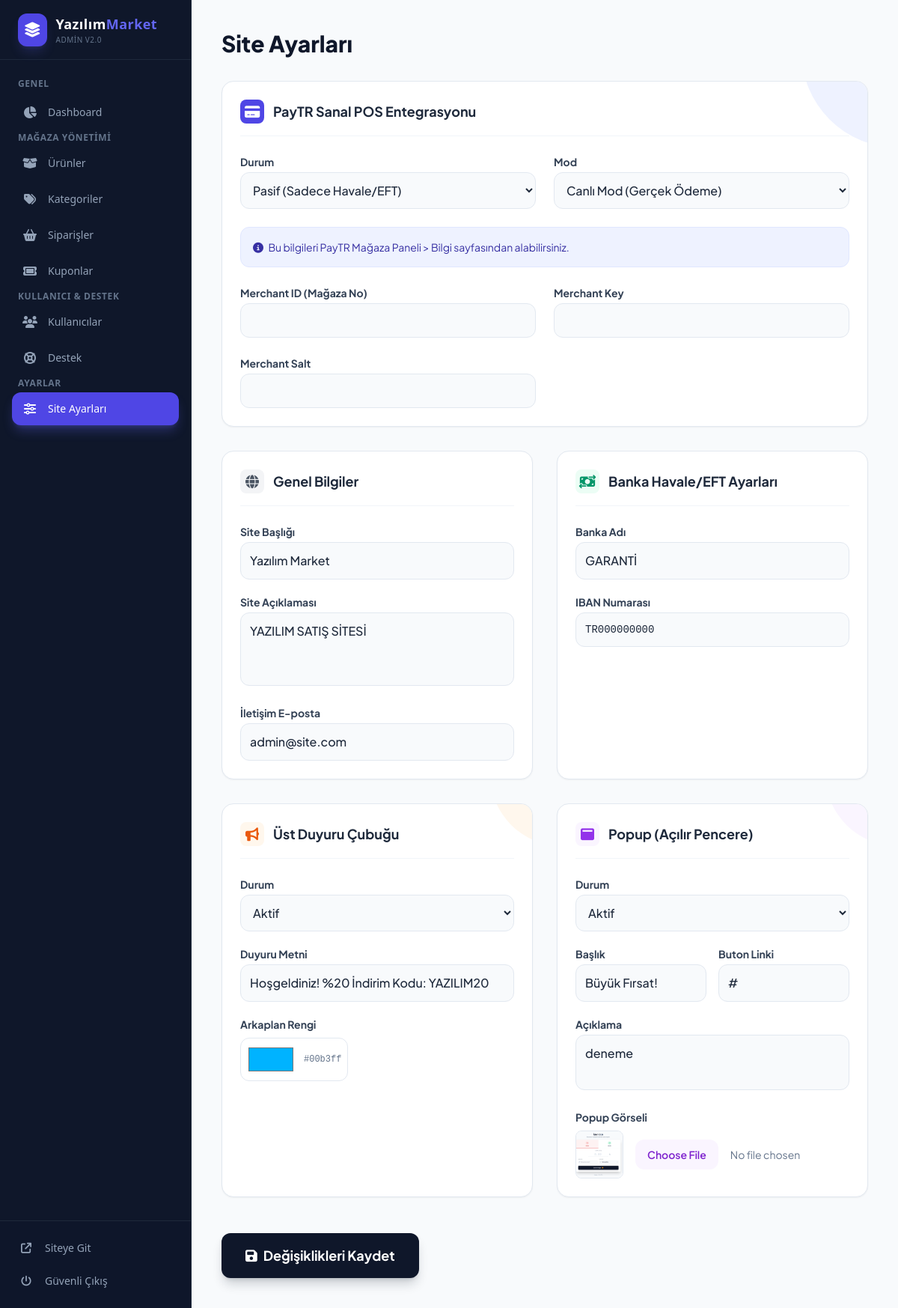
The page /admin/ayarlar.php (signed in) on the database its author committed.
### tables this page shows
CREATE TABLE `settings` (
  `id` int NOT NULL,
  `site_title` varchar(255) DEFAULT 'Yazılım Market',
  `site_desc` text,
  `contact_email` varchar(100) DEFAULT NULL,
  `iban_number` varchar(50) DEFAULT NULL,
  `bank_name` varchar(100) DEFAULT NULL,
  `topbar_status` tinyint(1) DEFAULT '0',
  `topbar_text` varchar(255) DEFAULT NULL,
  `topbar_color` varchar(20) DEFAULT '#000000',
  `popup_status` tinyint(1) DEFAULT '0',
  `popup_title` varchar(255) DEFAULT NULL,
  `popup_text` text,
  `popup_link` varchar(255) DEFAULT NULL,
  `popup_image` varchar(255) DEFAULT NULL
);

### admin/ayarlar.php (the view, shortened to what this page needs)
<?php
require_once '../inc/db.php';
$settings = $pdo->query("SELECT * FROM settings WHERE id=1")->fetch(PDO::FETCH_ASSOC);
?>
<!DOCTYPE html>
<html lang="tr">
<head>
    <script src="https://cdn.tailwindcss.com"></script>
    <link rel="stylesheet" href="https://cdnjs.cloudflare.com/ajax/libs/font-awesome/6.4.0/css/all.min.css">
</head>
<body class="bg-slate-50 text-slate-800">
<?php require_once 'sidebar.php'; ?>
<div class="md:ml-64 transition-all duration-300">
    <div class="p-6 md:p-10 max-w-7xl mx-auto">
        <div class="flex items-center justify-between mb-8">
            <h1 class="text-3xl font-extrabold text-slate-900">Site Ayarları</h1>
        </div>
        <form method="POST" enctype="multipart/form-data" class="space-y-8">
            <div class="bg-white p-6 rounded-2xl shadow-sm border border-slate-200 relative overflow-hidden">
                <div class="absolute top-0 right-0 w-32 h-32 bg-indigo-50 rounded-bl-full -mr-10 -mt-10"></div>
                <h3 class="text-lg font-bold mb-6 text-slate-800 flex items-center gap-3 pb-4 border-b border-slate-100 relative z-10">
                    <div class="w-8 h-8 rounded-lg bg-indigo-600 text-white flex items-center justify-center"><i class="fa-solid fa-credit-card"></i></div>
                    PayTR Sanal POS Entegrasyonu
                </h3>
                <div class="grid grid-cols-1 md:grid-cols-2 gap-6 relative z-10">
                    <div>
                        <label class="block text-sm font-bold text-slate-700 mb-1">Durum</label>
                        <select name="paytr_status" class="w-full p-3 rounded-xl bg-slate-50 border border-slate-200 focus:outline-none focus:border-indigo-500 transition font-medium cursor-pointer">
                            <option value="0" <?php echo $settings['paytr_status'] == 0 ? 'selected' : ''; ?>>Pasif (Sadece Havale/EFT)</option>
                        </select>
                    </div>
                    <div>
                        <label class="block text-sm font-bold text-slate-700 mb-1">Mod</label>
                        <select name="paytr_test_mode" class="w-full p-3 rounded-xl bg-slate-50 border border-slate-200 focus:outline-none focus:border-indigo-500 transition font-medium cursor-pointer">
                            <option value="0" <?php echo $settings['paytr_test_mode'] == 0 ? 'selected' : ''; ?>>Canlı Mod (Gerçek Ödeme)</option>
                        </select>
                    </div>
                    <div class="md:col-span-2 p-4 bg-indigo-50 rounded-xl border border-indigo-100 text-sm text-indigo-800">
                        <i class="fa-solid fa-circle-info mr-1"></i> Bu bilgileri PayTR Mağaza Paneli > Bilgi sayfasından alabilirsiniz.
                    </div>
                    <div>
                        <label class="block text-sm font-bold text-slate-700 mb-1">Merchant ID (Mağaza No)</label>
                        <input type="text" name="paytr_merchant_id" value="<?php echo htmlspecialchars($settings['paytr_merchant_id']); ?>" class="w-full p-3 rounded-xl bg-slate-50 border border-slate-200 focus:outline-none focus:border-indigo-500 transition font-mono text-sm">
                    </div>
                    <div>
                        <label class="block text-sm font-bold text-slate-700 mb-1">Merchant Key</label>
                        <input type="text" name="paytr_merchant_key" value="<?php echo htmlspecialchars($settings['paytr_merchant_key']); ?>" class="w-full p-3 rounded-xl bg-slate-50 border border-slate-200 focus:outline-none focus:border-indigo-500 transition font-mono text-sm">
                    </div>
                    <div>
                        <label class="block text-sm font-bold text-slate-700 mb-1">Merchant Salt</label>
                        <input type="text" name="paytr_merchant_salt" value="<?php echo htmlspecialchars($settings['paytr_merchant_salt']); ?>" class="w-full p-3 rounded-xl bg-slate-50 border border-slate-200 focus:outline-none focus:border-indigo-500 transition font-mono text-sm">
                    </div>
                </div>
            </div>
            <div class="grid grid-cols-1 md:grid-cols-2 gap-8">
                <div class="bg-white p-6 rounded-2xl shadow-sm border border-slate-200">
                    <h3 class="text-lg font-bold mb-6 text-slate-800 flex items-center gap-3 pb-4 border-b border-slate-100">
                        <div class="w-8 h-8 rounded-lg bg-gray-100 text-gray-600 flex items-center justify-center"><i class="fa-solid fa-globe"></i></div>
                        Genel Bilgiler
                    </h3>
                    <div class="space-y-5">
                        <div>
                            <label class="block text-sm font-bold text-slate-700 mb-1">Site Başlığı</label>
                            <input type="text" name="site_title" value="<?php echo htmlspecialchars($settings['site_title']); ?>" class="w-full p-3 rounded-xl bg-slate-50 border border-slate-200 focus:outline-none focus:border-indigo-500 transition font-medium">
                        </div>
                        <div>
                            <label class="block text-sm font-bold text-slate-700 mb-1">Site Açıklaması</label>
                            <textarea name="site_desc" rows="3" class="w-full p-3 rounded-xl bg-slate-50 border border-slate-200 focus:outline-none focus:border-indigo-500 transition font-medium resize-none"><?php echo htmlspecialchars($settings['site_desc']); ?></textarea>
                        </div>
                        <div>
                            <label class="block text-sm font-bold text-slate-700 mb-1">İletişim E-posta</label>
                            <input type="email" name="contact_email" value="<?php echo htmlspecialchars($settings['contact_email']); ?>" class="w-full p-3 rounded-xl bg-slate-50 border border-slate-200 focus:outline-none focus:border-indigo-500 transition font-medium">
                        </div>
                    </div>
                </div>
                <div class="bg-white p-6 rounded-2xl shadow-sm border border-slate-200">
                    <h3 class="text-lg font-bold mb-6 text-slate-800 flex items-center gap-3 pb-4 border-b border-slate-100">
                        <div class="w-8 h-8 rounded-lg bg-emerald-50 text-emerald-600 flex items-center justify-center"><i class="fa-solid fa-money-bill-transfer"></i></div>
                        Banka Havale/EFT Ayarları
                    </h3>
                    <div class="space-y-5">
                        <div>
                            <label class="block text-sm font-bold text-slate-700 mb-1">Banka Adı</label>
                            <input type="text" name="bank_name" value="<?php echo htmlspecialchars($settings['bank_name']); ?>" class="w-full p-3 rounded-xl bg-slate-50 border border-slate-200 focus:outline-none focus:border-emerald-500 transition font-medium">
                        </div>
                        <div>
                            <label class="block text-sm font-bold text-slate-700 mb-1">IBAN Numarası</label>
                            <input type="text" name="iban_number" value="<?php echo htmlspecialchars($settings['iban_number']); ?>" class="w-full p-3 rounded-xl bg-slate-50 border border-slate-200 focus:outline-none focus:border-emerald-500 transition font-medium font-mono text-sm">
                        </div>
                    </div>
                </div>
            </div>
            <div class="grid grid-cols-1 md:grid-cols-2 gap-8">
                <div class="bg-white p-6 rounded-2xl shadow-sm border border-slate-200 relative overflow-hidden group">
                    <div class="absolute top-0 right-0 w-24 h-24 bg-orange-50 rounded-bl-full -mr-10 -mt-10 transition-all group-hover:scale-110"></div>
                    <h3 class="text-lg font-bold mb-6 text-slate-800 flex items-center gap-3 pb-4 border-b border-slate-100 relative z-10">
                        <div class="w-8 h-8 rounded-lg bg-orange-50 text-orange-600 flex items-center justify-center"><i class="fa-solid fa-bullhorn"></i></div>
                        Üst Duyuru Çubuğu
                    </h3>
                    <div class="space-y-5 relative z-10">
                        <div>
                            <label class="block text-sm font-bold text-slate-700 mb-1">Durum</label>
                            <select name="topbar_status" class="w-full p-3 rounded-xl bg-slate-50 border border-slate-200 focus:outline-none focus:border-orange-500 transition font-medium cursor-pointer">
                                <option value="1" <?php echo $settings['topbar_status'] == 1 ? 'selected' : ''; ?>>Aktif</option>
                            </select>
                        </div>
                        <div>
                            <label class="block text-sm font-bold text-slate-700 mb-1">Duyuru Metni</label>
                            <input type="text" name="topbar_text" value="<?php echo htmlspecialchars($settings['topbar_text']); ?>" class="w-full p-3 rounded-xl bg-slate-50 border border-slate-200 focus:outline-none focus:border-orange-500 transition font-medium" placeholder="%20 İndirim Kodu: YAZ20">
                        </div>
                        <div>
                            <label class="block text-sm font-bold text-slate-700 mb-2">Arkaplan Rengi</label>
                            <div class="flex items-center gap-3 p-2 border border-slate-200 rounded-xl w-fit">
                                <input type="color" name="topbar_color" value="<?php echo htmlspecialchars($settings['topbar_color']); ?>" class="h-10 w-16 rounded cursor-pointer border-0 bg-transparent p-0">
                                <span class="text-xs text-slate-500 font-mono"><?php echo htmlspecialchars($settings['topbar_color']); ?></span>
                            </div>
                        </div>
                    </div>
                </div>
                <div class="bg-white p-6 rounded-2xl shadow-sm border border-slate-200 relative overflow-hidden group">
                    <div class="absolute top-0 right-0 w-24 h-24 bg-purple-50 rounded-bl-full -mr-10 -mt-10 transition-all group-hover:scale-110"></div>
                    <h3 class="text-lg font-bold mb-6 text-slate-800 flex items-center gap-3 pb-4 border-b border-slate-100 relative z-10">
                        <div class="w-8 h-8 rounded-lg bg-purple-50 text-purple-600 flex items-center justify-center"><i class="fa-solid fa-window-maximize"></i></div>
                        Popup (Açılır Pencere)
                    </h3>
                    <div class="space-y-5 relative z-10">
                        <div>
                            <label class="block text-sm font-bold text-slate-700 mb-1">Durum</label>
                            <select name="popup_status" class="w-full p-3 rounded-xl bg-slate-50 border border-slate-200 focus:outline-none focus:border-purple-500 transition font-medium cursor-pointer">
                                <option value="1" <?php echo $settings['popup_status'] == 1 ? 'selected' : ''; ?>>Aktif</option>
                            </select>
                        </div>
                        <div class="grid grid-cols-2 gap-4">
                            <div>
                                <label class="block text-sm font-bold text-slate-700 mb-1">Başlık</label>
                                <input type="text" name="popup_title" value="<?php echo htmlspecialchars($settings['popup_title']); ?>" class="w-full p-3 rounded-xl bg-slate-50 border border-slate-200 focus:outline-none focus:border-purple-500 transition font-medium">
                            </div>
                            <div>
                                <label class="block text-sm font-bold text-slate-700 mb-1">Buton Linki</label>
                                <input type="text" name="popup_link" value="<?php echo htmlspecialchars($settings['popup_link']); ?>" class="w-full p-3 rounded-xl bg-slate-50 border border-slate-200 focus:outline-none focus:border-purple-500 transition font-medium">
                            </div>
                        </div>
                        <div>
                            <label class="block text-sm font-bold text-slate-700 mb-1">Açıklama</label>
                            <textarea name="popup_text" rows="2" class="w-full p-3 rounded-xl bg-slate-50 border border-slate-200 focus:outline-none focus:border-purple-500 transition font-medium resize-none"><?php echo htmlspecialchars($settings['popup_text']); ?></textarea>
                        </div>
                        <div>
                            <label class="block text-sm font-bold text-slate-700 mb-2">Popup Görseli</label>
                            <div class="flex items-center gap-4">
                                <?php if($settings['popup_image']): ?>
                                    <img src="../<?php echo $settings['popup_image']; ?>" class="h-16 w-16 object-cover rounded-lg border border-slate-200">
                                <?php endif; ?>
                                <label class="flex-1 cursor-pointer">
                                    <input type="file" name="popup_image" class="block w-full text-sm text-slate-500 file:mr-4 file:py-2.5 file:px-4 file:rounded-xl file:border-0 file:text-sm file:font-semibold file:bg-purple-50 file:text-purple-700 hover:file:bg-purple-100 cursor-pointer">
                                </label>
                            </div>
                        </div>
                    </div>
                </div>
            </div>
            <div class="pt-4">
                <button type="submit" class="bg-slate-900 w-full md:w-auto px-8 py-4 rounded-xl text-white font-bold hover:bg-slate-800 transition shadow-lg shadow-slate-900/20 text-lg flex items-center justify-center gap-2">
                    <i class="fa-solid fa-save"></i> Değişiklikleri Kaydet
                </button>
            </div>
        </form>
    </div>
</div>
</body>
</html>

### rows shown on the page
settings: site_title "Yazılım Market", site_desc "YAZILIM SATIŞ SİTESİ", contact_email "admin@site.com", bank_name "GARANTİ", iban_number "TR000000000", topbar_status "Aktif", topbar_text "Hoşgeldiniz! %20 İndirim Kodu: YAZILIM20", topbar_color "#00b3ff", popup_status "Aktif", popup_title "Büyük Fırsat!", popup_link "#", popup_text "deneme", popup_image (picture)
